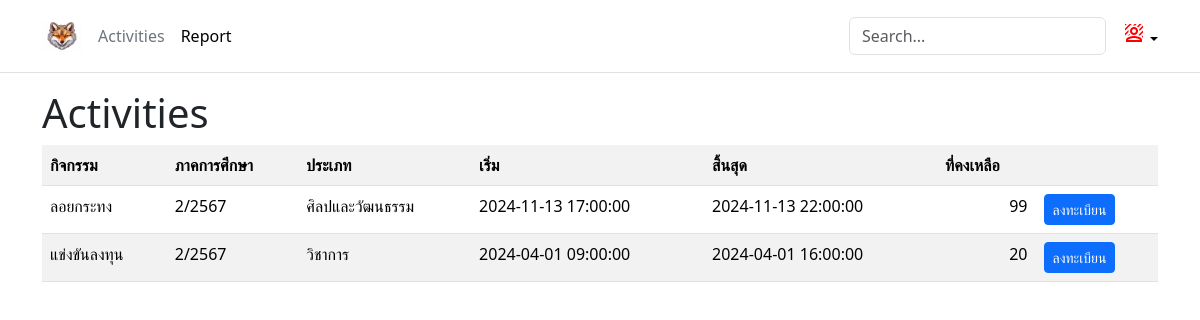
Page /main.php (signed in) on the committed database.
### tables this page shows
CREATE TABLE `activities` (
  `id` int NOT NULL,
  `name` varchar(100) NOT NULL,
  `semester` tinyint NOT NULL,
  `edu_year` int NOT NULL,
  `cat_id` char(2) NOT NULL,
  `start` datetime NOT NULL,
  `end` datetime NOT NULL,
  `seats` int DEFAULT '50',
  `edited_by` char(6) NOT NULL,
  `edited_on` timestamp NULL DEFAULT CURRENT_TIMESTAMP
);

CREATE TABLE `categories` (
  `id` char(2) NOT NULL,
  `name` varchar(100) NOT NULL
);

### main.php (the view, shortened to what this page needs)
<!DOCTYPE html>
<html lang="en">
<head>
  <link href="https://cdn.jsdelivr.net/npm/bootstrap@5.3.2/dist/css/bootstrap.min.css" rel="stylesheet">
</head>
<body>
  <header class="p-3 mb-3 border-bottom">
    <div class="container">
      <div class="d-flex flex-wrap align-items-center justify-content-center justify-content-lg-start">
        <a href="main.php" class="d-flex align-items-center mb-2 mb-lg-0 link-body-emphasis text-decoration-none">
          <img src="logo.png" class="bi me-2" width="40" height="32">
        </a>
        <ul class="nav col-12 col-lg-auto me-lg-auto mb-2 justify-content-center mb-md-0">
          <li><a href="#" class="nav-link px-2 link-secondary">Activities</a></li>
          <li><a href="#" class="nav-link px-2 link-body-emphasis">Report</a></li>
        </ul>
        <form class="col-12 col-lg-auto mb-3 mb-lg-0 me-lg-3" role="search">
          <input type="search" class="form-control" placeholder="Search..." aria-label="Search">
        </form>
        <div class="dropdown text-end">
          <a href="#" class="d-block link-body-emphasis text-decoration-none dropdown-toggle" data-bs-toggle="dropdown" aria-expanded="false">
          <span class="material-symbols-outlined"
          style="color:red;font-size:1.5em;"><span class="material-symbols-outlined">background_replace</span>
          </a>
        </div>
      </div>
    </div>
  </header>
  <div class="container">
    <h1 class="display-6">Activities</h1>
    <table class="table table-striped table-hover">
      <tr>
        <th>กิจกรรม</th>
        <th>ภาคการศึกษา</th>
        <th>ประเภท</th>
        <th>เริ่ม</th>
        <th>สิ้นสุด</th>
        <th>ที่คงเหลือ</th>
        <th></th>
      </tr>
<?php
require 'db_connect.php';
$sql = 'select A.id, A.name act_name, semester, edu_year, start, end, seats,
        C.name cat_name
        from activities A join categories C on A.cat_id=C.id
        where seats > 0 ';
$result = $conn->query($sql);
while($row = $result->fetch_assoc()) {
  echo '<tr>';
  echo "<td>{$row['act_name']}</td>";
  echo "<td>{$row['semester']}/{$row['edu_year']}</td>";
  echo "<td>{$row['cat_name']}</td>";
  echo "<td>{$row['start']}</td>";
  echo "<td>{$row['end']}</td>";
  echo "<td class='text-end'>{$row['seats']}</td>";
  echo "<td><button class='btn btn-sm btn-primary'
        onclick='enroll({$row['id']})'>ลงทะเบียน</button></td>";
  echo '</tr>';
}
?>
    </table>
  </div>
</body>
</html>

### rows in the picture
activities: name "ลอยกระทง", semester "2", edu_year "2567", cat.name "ศิลปและวัฒนธรรม", start "2024-11-13 17:00:00", end "2024-11-13 22:00:00", seats "99"
activities: name "แข่งขันลงทุน", semester "2", edu_year "2567", cat.name "วิชาการ", start "2024-04-01 09:00:00", end "2024-04-01 16:00:00", seats "20"
